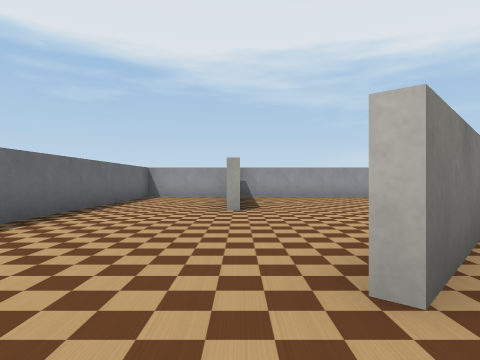
View 1 (above)

15 first-person views from a walk through a robot-simulator world made for Webots. The camera is 0.23 m above the floor, looks level and sees 75° across. The floor is counted in squares, 0.5 m on a side. Each view is taken from the middle of a square. On the plan, view 1 faces up. The plan holds only what a view shows up to about 9 squares ahead; the rest is blank. Robots are left out. Webots' stock objects and surfaces are drawn as simple stand-ins.

View 2
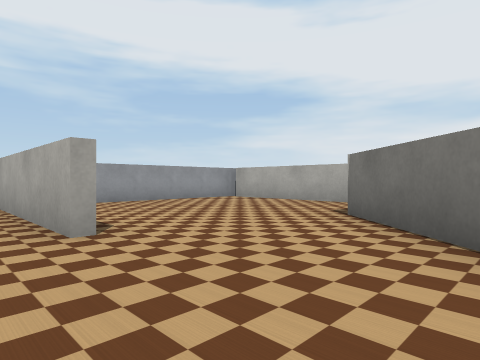

View 3
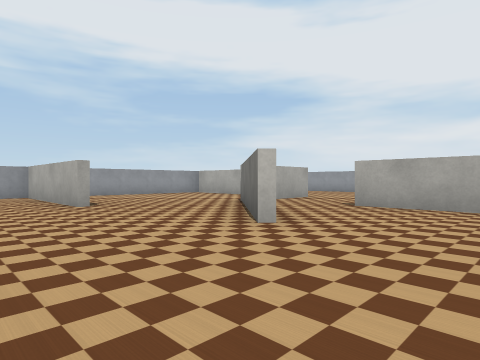

View 4
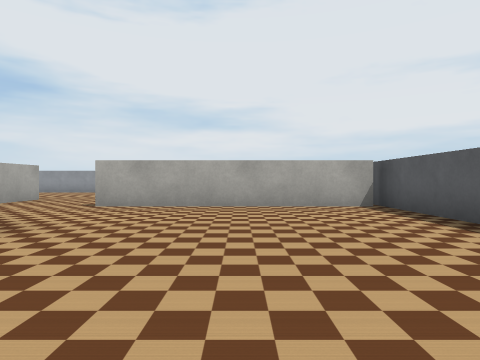

View 5
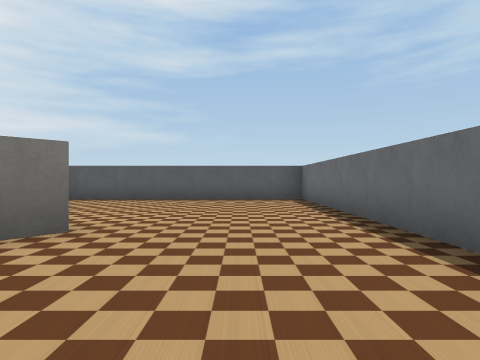

View 6
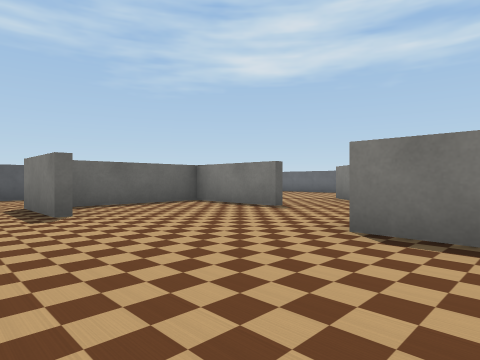

View 7
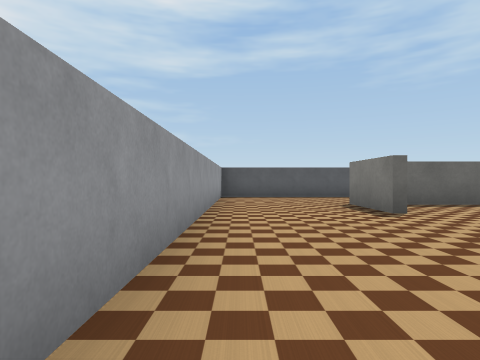

View 8
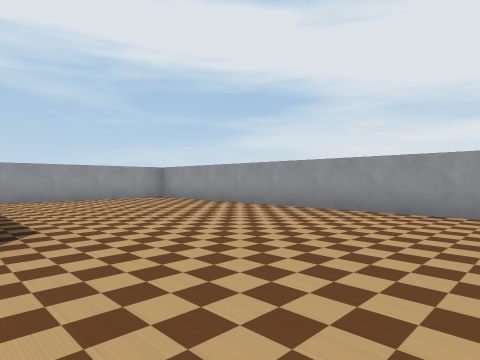

View 9
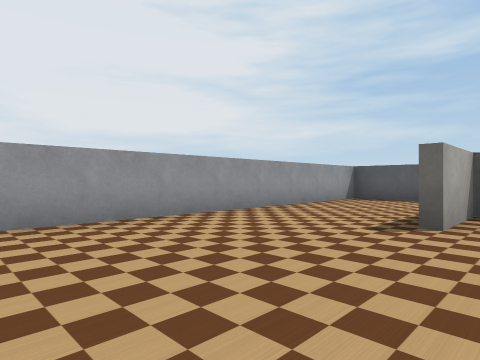

View 10
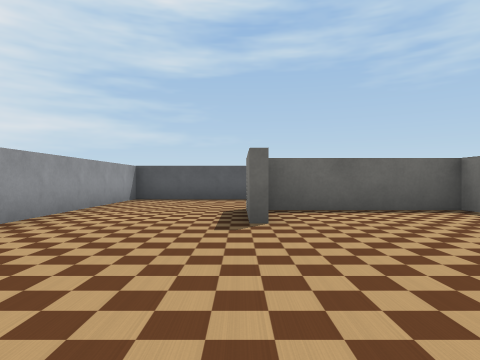

View 11
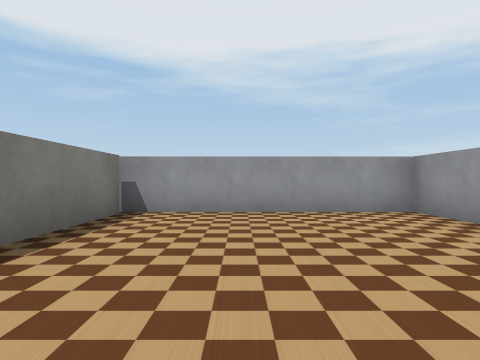

View 12
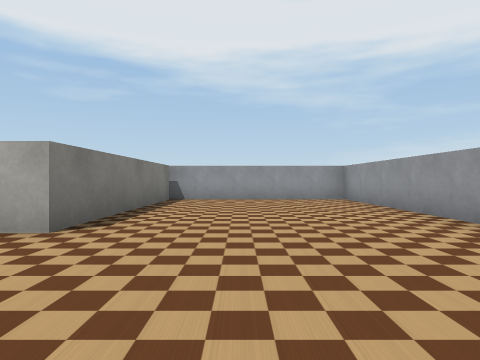

View 13
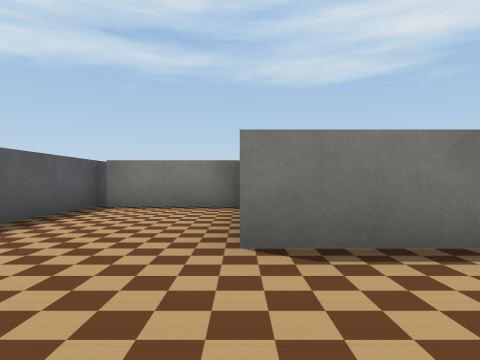

View 14
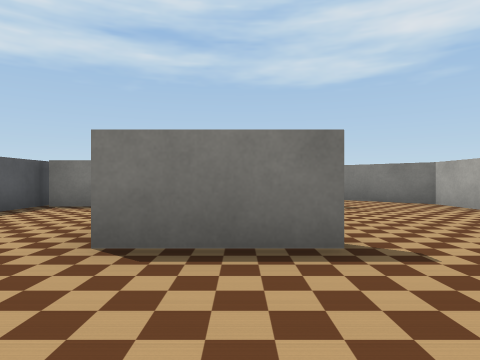

View 15
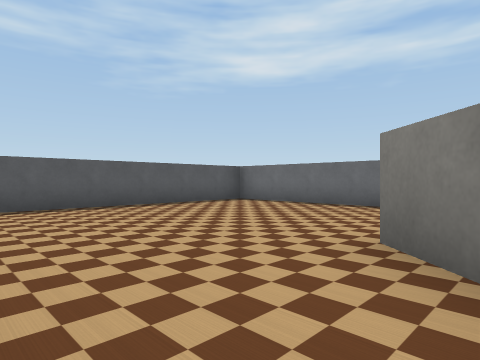

### Floor plan
Ten units are one square. View 1 is at (0, 0); x grows to the right and y downward. Boxes are objects, and circles mark ways between rooms. Rooms are numbered by the first view taken in them; rooms with no view inside come last. Other rooms are left out.
<svg viewBox="-30 -90 130 130">
<path fill="none" stroke="#000" d="M5 -12 11 -19M-2 -46 -2 -82M31 -37 6 -11M34 34 34 -15M0 -85 -25 -85 -25 35 40 35M36 -15 36 8 67 8 67 -8M95 -5 95 -85 50 -85M53 -84 53 -37 31 -37M69 -8 69 10M40 35 95 35 95 -5M36 10 36 34M51 -50 51 -84M50 -85 0 -85M11 -19 29 -39"/>
<circle cx="40" cy="-20" r="3" fill="#2a7"/>
<circle cx="5" cy="-35" r="3" fill="#2a7"/>
<circle cx="85" cy="5" r="3" fill="#2a7"/>
<text x="0" y="-10">1</text>
<text x="70" y="-40">2</text>
<text x="70" y="20">3</text>
<text x="20" y="-60">4</text>
</svg>
Room 1 opens to room 2. Room 1 opens to room 4. Room 2 opens to room 3.

Where each view was taken, in squares from view 1:
view 1: 0 up, 0 right, facing up
view 2: 2 up, 1 left, facing up-right
view 3: 1 down, 2 left, facing up-right
view 4: 1 down, 2 left, facing right
view 5: 4 up, 1 left, facing down
view 6: 5 up, 8 right, facing down-left
view 7: 5 up, 9 right, facing down
view 8: 1 up, 5 right, facing up-right
view 9: 4 up, 6 right, facing down-right
view 10: 4 up, 7 right, facing down
view 11: 4 up, 7 right, facing up
view 12: 1 up, 7 right, facing up
view 13: 1 down, 9 right, facing left
view 14: 0 up, 9 right, facing left
view 15: 2 up, 3 right, facing down-left
